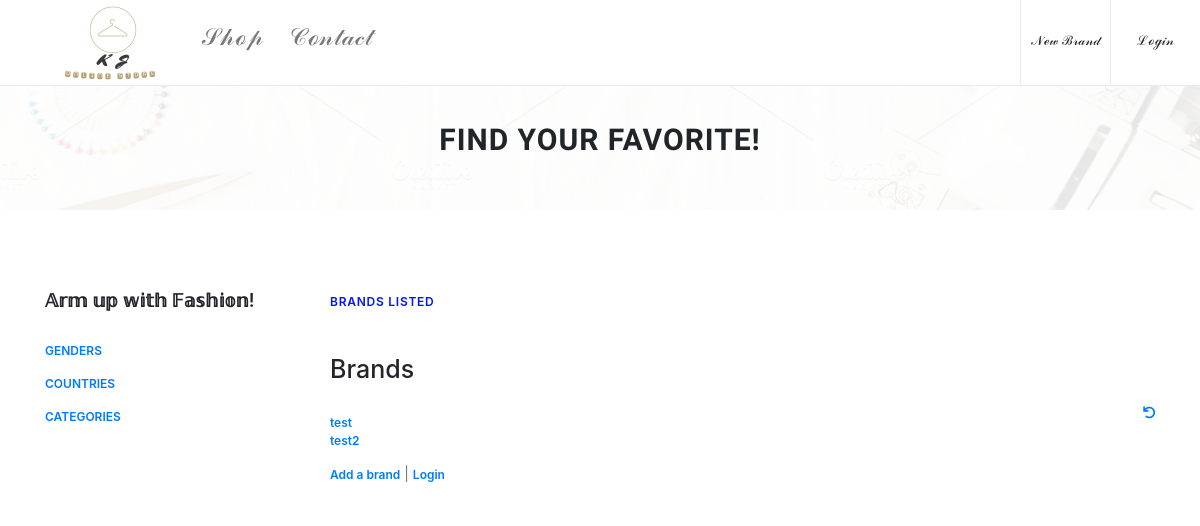
The app's page /, older data.
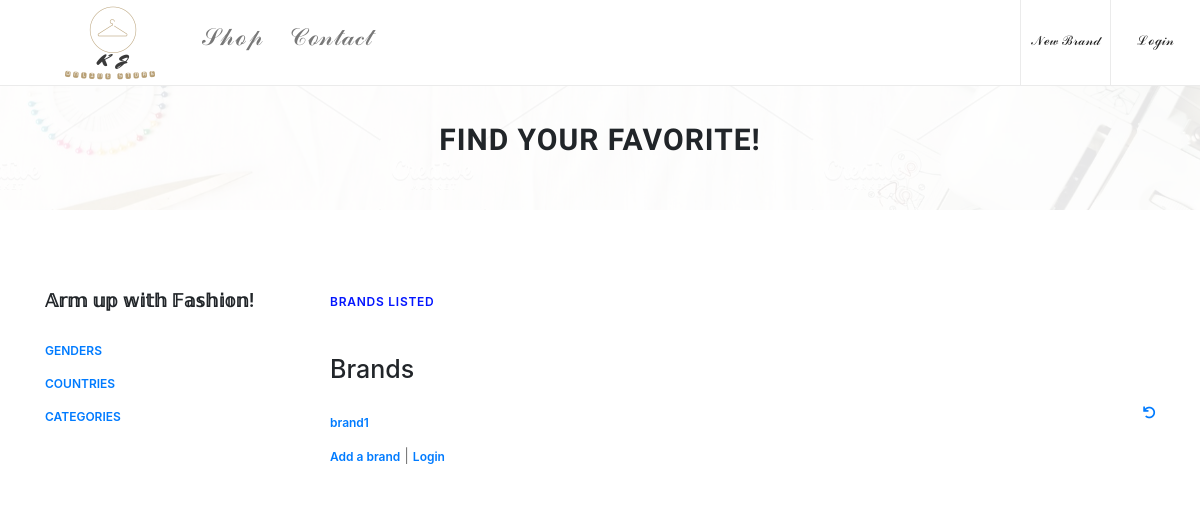
The same page, newer data.
### fashions/models.py (models this page shows, shortened)
class Brand(models.Model) :
    name = models.CharField(
            max_length=200,
            validators=[MinLengthValidator(2, "Title must be greater than 2 characters")]
    )
    discription = models.TextField(
        validators=[MinLengthValidator(3, "Discription must be greater than 3 characters")]
    )
    owner = models.ForeignKey(settings.AUTH_USER_MODEL, on_delete=models.CASCADE)
    nation = models.ForeignKey(Nation, on_delete=models.CASCADE, null=True)
    categories = models.ManyToManyField(Category, help_text='Choose the categories this brand have')
    genders = models.ManyToManyField(Gender, help_text='Choose the target genders this brand have')
    created_at = models.DateTimeField(auto_now_add=True)
    updated_at = models.DateTimeField(auto_now=True)
    picture = models.BinaryField(null=True, editable=True, blank=True)
    content_type = models.CharField(max_length=256, null=True, help_text='The MIMEType of the file')

### fashions/views.py (the view)
# urls.py: path('', views.BrandView.as_view(), name = 'all'),
class BrandView(OwnerListView):
    model = Brand
    template_name = "fashions/brand_list.html"
    def get(self, request) :
        brands = Brand.objects.all()
        gender_list = Gender.objects.all()
        nation_list = Nation.objects.all()
        category_list = Category.objects.all()
        context = { 'brands' : brands, 'gender_list': gender_list, 'nation_list' : nation_list, 'category_list' : category_list}
        return render(request, self.template_name, context)

### home/context_processors.py (called while the page is built)
def settings(request):
    return {
        'settings': django_settings,
    }

### fashions/templates/fashions/brand_list.html (shortened to what this page needs)
{% extends "fashions/base_menu.html" %}
{% load app_tags %}
{% load staticfiles %}
{% block navbar %}
<header class="header_area">
    <div class="classy-nav-container breakpoint-off d-flex align-items-center justify-content-between">
        <nav class="classy-navbar" id="essenceNav">
            <a class="nav-brand" href="#"><img src="{% static 'KJlogo.png' %}" alt="" width="100" height="100"></a>
            <div class="classy-menu">
                <div class="classynav">
                    <ul>
                        <li><a href="{% url 'fashions:brand' %}"><font size="+2"> 𝒮𝒽ℴ𝓅 </font></a>
                        </li>
                        <li><a href="#"><font size="+2"> 𝒞ℴ𝓃𝓉𝒶𝒸𝓉 </font></a></li>
                    </ul>
                </div>
            </div>
        </nav>
        <div class="header-meta d-flex clearfix justify-content-end">
            <div class="favourite-area">
                <a href="{% url 'fashions:brand_create' %}"><font size="-1"> 𝒩ℯ𝓌 ℬ𝓇𝒶𝓃𝒹 </font></a>
            </div>
            <div class="user-login-info">
                {% if user.is_authenticated %}
                <a href="{% url 'logout' %}?next={% url 'fashions:brand' %}"><font size="-1"> ℒℴℊℴ𝓊𝓉 </font></a>
                {% else %}
                <a href="{% url 'login' %}?next={% url 'fashions:brand' %}"><font size="-1"> ℒℴℊ𝒾𝓃 </font></a>
                {% endif %}
            </div>
        </div>
    </div>
</header>
            <div class="breadcumb_area bg-img" style="background-image: url({% static 'img/title_br.jpg' %});">
                <div class="container h-100">
                    <div class="row h-100 align-items-center">
                        <div class="col-12">
                            <div class="page-title text-center">
                                <h2>Find your favorite!</h2>
                            </div>
                        </div>
                    </div>
                </div>
            </div>
    <section class="shop_grid_area section-padding-80">
        <div class="container">
            <div class="row">
                <div class="col-12 col-md-4 col-lg-3">
                    <div class="shop_sidebar_area">
                        <div class="widget catagory mb-50">
                            <h6 class="widget-title mb-30"> 𝔸𝕣𝕞 𝕦𝕡 𝕨𝕚𝕥𝕙 𝔽𝕒𝕤𝕙𝕚𝕠𝕟! </h6>
                            <div class="catagories-menu">
                                <ul id="menu-content2" class="menu-content collapse show">
                                    <li data-toggle="collapse" data-target="#gender">
                                            <a href="#">Genders</a>
                                    <li data-toggle="collapse" data-target="#country">
                                        <a href="#">Countries</a>
                                    </li>
                                    <li data-toggle="collapse" data-target="#category">
                                            <a href="#">Categories</a>
                                    </li>
                                </ul>
                            </div>
                        </div>
                    </div>
                </div>
                <div class="col-12 col-md-8 col-lg-9">
                    <div class="shop_grid_product_area">
                        <div class="row">
                            <div class="col-12">
                                <div class="product-topbar d-flex align-items-center justify-content-between">
                                    <div class="total-products">
                                        <p><span>Brands listed</span></p>
                                    </div>
                                </div>
                            </div>
                        </div>
                        <div class="product-description"><h1>Brands</h1></div>
                        <br>
                        <div style="float:right">
                            <a href="{% url 'fashions:all' %}"><i class="fa fa-undo"></i></a>
                            </div>
                            <p>
                            {% if brands %}
                            <ul>
                              {% for brand in brands %}
                                <li>
                                    <a href="{% url 'fashions:brand_detail'  brand.id %}">{{ brand.name }}</a>
                                    <br/>
                                </li>
                              {% endfor %}
                            </ul>
                            {% else %}
                              <p>There are no brands in your store.</p>
                            {% endif %}
                            </p>
                            <p>
                            <a href="{% url 'fashions:brand_create' %}">Add a brand</a> |
                            {% if user.is_authenticated %}
                            <a href="{% url 'logout' %}?next={% url 'fashions:all' %}">Logout</a>
                            {% else %}
                            <a href="{% url 'login' %}?next={% url 'fashions:all' %}">Login</a>
                            {% endif %}
                            </p>
                    </div>
                </div>
            </div>
        </div>
    </section>
{% endblock %}

### fashions/templates/fashions/base_menu.html (shortened to what this page needs)
{% extends 'base_bootstrap.html' %}
{% load app_tags %}
{% load staticfiles %}

### home/templates/base_bootstrap.html (shortened to what this page needs)
<!DOCTYPE html>
<html lang="en">
<head>
{% load staticfiles %}
<link rel="stylesheet" href="{% static 'css/core-style.css' %}">
<link rel="stylesheet" href="{% static 'css/classy-nav.min.css' %}">
<link rel="stylesheet" href="{% static 'css/jack.css' %}">
<link rel="stylesheet"
    href="https://maxcdn.bootstrapcdn.com/bootstrap/3.4.0/css/bootstrap.min.css"
>
<link rel="stylesheet"
    href="https://maxcdn.bootstrapcdn.com/bootstrap/3.4.0/css/bootstrap-theme.min.css"
>
<link rel="stylesheet"
    href="https://code.jquery.com/ui/1.12.1/themes/ui-lightness/jquery-ui.css"
>
<link rel="stylesheet" href="https://use.fontawesome.com/releases/v5.8.1/css/all.css">
<link rel="stylesheet" href="https://use.fontawesome.com/releases/v5.8.1/css/v4-shims.css">
<link href="//maxcdn.bootstrapcdn.com/bootstrap/4.0.0/css/bootstrap.min.css" rel="stylesheet" id="bootstrap-css">
<link rel="stylesheet" href="https://use.fontawesome.com/releases/v5.0.8/css/all.css">
</head>
<body>
{% block navbar %} {% endblock %}
</body>
</html>

### home/static/css/core-style.css (style rules this page uses)
* { margin: 0; padding: 0; }
body { font-family: "Poppins", sans-serif; font-size: 14px; background-color: #ffffff; margin-top: 85px; }
h1, h2, h3, h4, h5, h6 { color: #000000; line-height: 1.3; font-weight: 700; font-family: "Ubuntu", sans-serif; }
p { color: #787878; font-size: 14px; line-height: 2; font-weight: 400; }
a { -webkit-transition: all 500ms ease 0s; transition: all 500ms ease 0s; text-decoration: none; outline: 0 solid transparent; color: #000000; font-weight: 600; font-size: 12px; }
ul, ol { margin: 0; }
ul li, ol li { list-style: none; }
img { height: auto; max-width: 100%; }
.mb-30 { margin-bottom: 30px !important; }
.mb-50 { margin-bottom: 50px !important; }
.section-padding-80 { padding-top: 80px; padding-bottom: 80px; }
.bg-img { background-position: center center; background-size: cover; background-repeat: no-repeat; }
.header_area { position: fixed; z-index: 900; top: 0; left: 0; width: 100%; border-bottom: 1px solid #ebebeb; -webkit-transition-duration: 500ms; transition-duration: 500ms; }
.header_area .classy-navbar, .header_area .header-meta { -webkit-box-flex: 0; -ms-flex: 0 0 50%; flex: 0 0 50%; min-width: 50%; width: 50%; }
.header_area .classy-navbar { height: 85px; padding: 5px 0 5px 5%; }
.header_area .header-meta { height: 85px; position: relative; z-index: 1; }
.header_area .classynav ul li a { font-size: 16px; color: #787878; }
.header_area .favourite-area a, .header_area .user-login-info a, .header_area .cart-area a { position: relative; z-index: 1; -webkit-box-flex: 0; -ms-flex: 0 0 90px; flex: 0 0 90px; width: 90px; display: block; text-align: center; border-left: 1px solid #ebebeb; height: 100%; line-height: 80px; }
.breadcumb_area { position: relative; z-index: 1; width: 100%; height: 140px; }
.breadcumb_area:after { background-color: rgba(255, 255, 255, 0.9); position: absolute; width: 100%; height: 100%; left: 0; top: 0; z-index: -5; content: ''; }
.breadcumb_area .page-title h2 { font-size: 30px; text-transform: uppercase; font-weight: 700; font-family: "Ubuntu", sans-serif; letter-spacing: 1px; margin-bottom: 0; }
.widget { position: relative; z-index: 1; }
.widget .widget-title { font-size: 18px; text-transform: capitalize; font-weight: 600; }
.widget .catagories-menu li > a { text-transform: uppercase; font-size: 12px; margin-bottom: 15px; display: block; }
.product-topbar { position: relative; z-index: 100; margin-bottom: 40px; }
.product-topbar .total-products p { margin-bottom: 0; font-size: 12px; font-weight: 600; color: #000000; text-transform: uppercase; letter-spacing: 0.75px; }
.product-topbar .total-products p span { color: #0315ff; }

Row changes from the older to the newer data that the page shows:
removed Brand: name "test"
removed Brand: name "test2"
added Brand: name "brand1"
